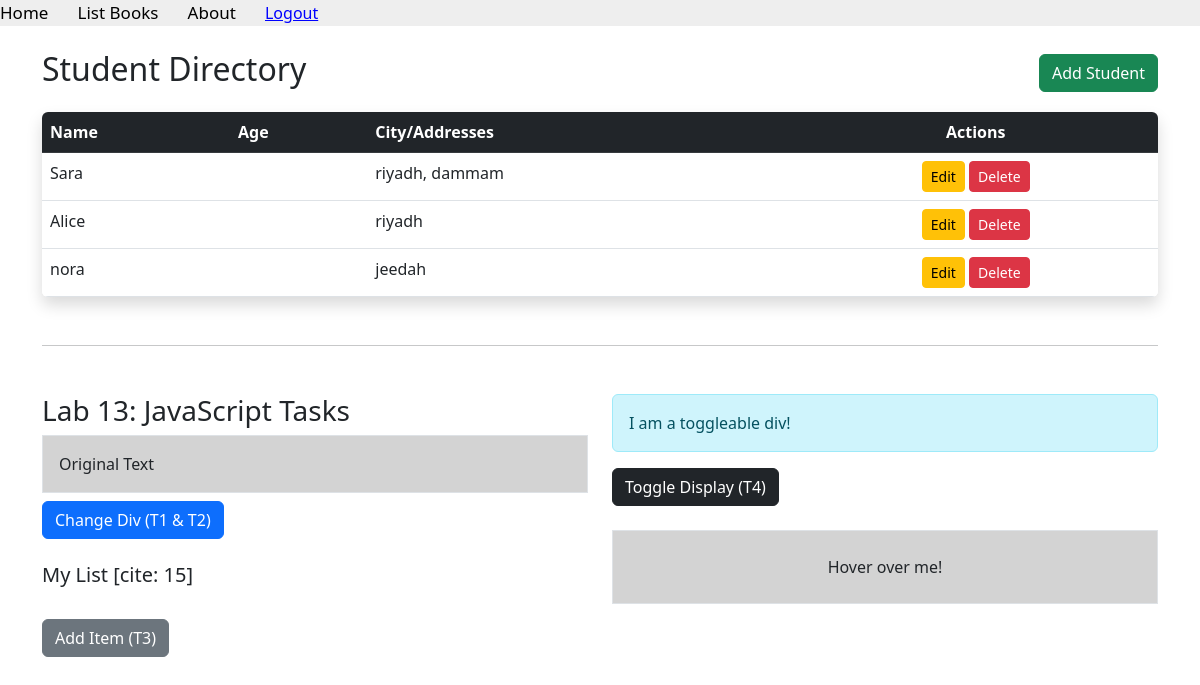
The page /users/lab11/students/ (signed in) on the database its author committed.
### apps/usermodule/models.py (models this page shows)
class Student2(models.Model):
    name = models.CharField(max_length=100)
    addresses = models.CharField(max_length=500, blank=True, null=True)

### apps/usermodule/views.py (the view)
# urls.py: path('lab11/students/', views.student_list, name='student_list'),
@login_required
def student_list(request):
    students = Student2.objects.all()
    return render(request, 'usermodule/student_list.html', {'students': students})

### apps/usermodule/templates/usermodule/student_list.html (shortened to what this page needs)
{% extends "layouts/base.html" %}
{% block content %}
<div class="container mt-4">
    <div class="d-flex justify-content-between align-items-center mb-3">
        <h2>Student Directory</h2>
        <a href="{% url 'student_add' %}" class="btn btn-success">Add Student</a>
    </div>
    <div class="table-responsive shadow rounded mb-5">
        <table class="table table-hover bg-white m-0">
            <thead class="table-dark">
                <tr>
                    <th>Name</th>
                    <th>Age</th>
                    <th>City/Addresses</th>
                    <th class="text-center">Actions</th>
                </tr>
            </thead>
            <tbody>
                {% for student in students %}
                <tr>
                    <td>{{ student.name }}</td>
                    <td>{{ student.age }}</td>
                    <td>{{ student.addresses|default:"No Address Provided" }}</td>
                    <td class="text-center">
                        <a href="{% url 'student_update' student.id %}" class="btn btn-sm btn-warning">Edit</a>
                        <a href="{% url 'student_delete' student.id %}" class="btn btn-sm btn-danger">Delete</a>
                    </td>
                </tr>
                {% endfor %}
            </tbody>
        </table>
    </div>
    <hr>
    <div class="row mt-5">
        <div class="col-md-6">
            <h3>Lab 13: JavaScript Tasks</h3>
            <div id="myDiv" class="p-3 border mb-2" style="background-color: lightgray;">
                Original Text
            </div>
            <button class="btn btn-primary mb-4" onclick="changeDiv()">Change Div (T1 & T2)</button>
            <h5>My List [cite: 15]</h5>
            <button class="btn btn-secondary mb-4" onclick="addItem()">Add Item (T3)</button>
        </div>
        <div class="col-md-6">
            <div id="toggleDiv" class="alert alert-info" style="display: block;">
                I am a toggleable div!
            </div>
            <button class="btn btn-dark mb-4" onclick="toggleDiv()">Toggle Display (T4)</button>
            <div id="hoverDiv" class="p-4 border text-center" style="background-color: lightgray; transition: 0.3s;">
                Hover over me!
            </div>
        </div>
    </div>
</div>
{% endblock %}

### rows shown on the page
Student2: name "Sara", addresses "riyadh, dammam"
Student2: name "Alice", addresses "riyadh"
Student2: name "nora", addresses "jeedah"
